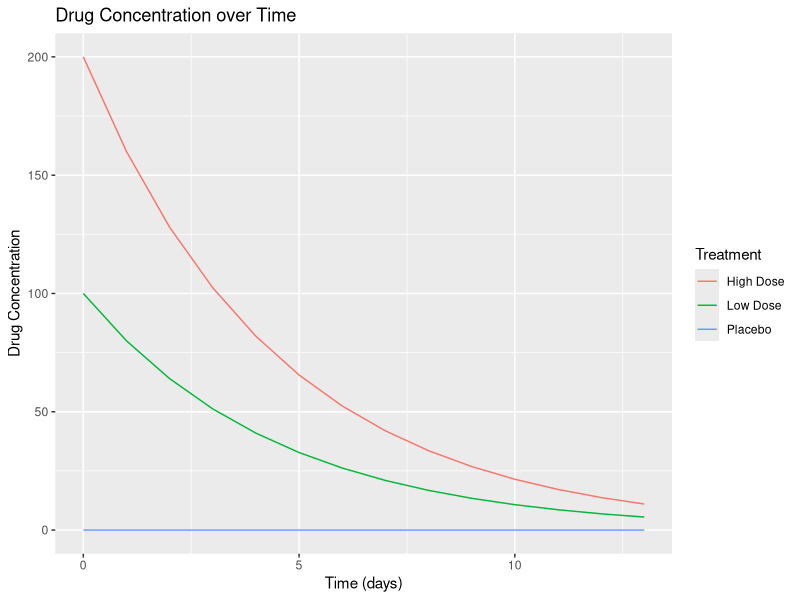
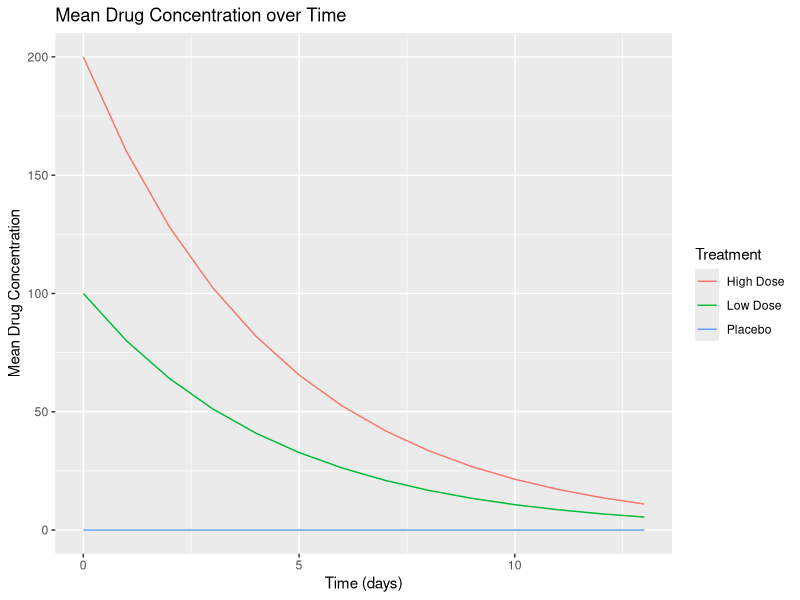

The R script that drew these images, in order:
# Load necessary libraries
library(dplyr) # for data manipulation
library(purrr) # for functional programming
library(ggplot2) # for data visualization

# Set the number of patients
N <- 100

# Create a data frame for patients
set.seed(123) # for reproducibility
patients <- data.frame(
  ID = 1:N, # patient ID
  Age = sample(18:50, N, replace = TRUE), # age
  Treatment = sample(c("Placebo", "Low Dose", "High Dose"), N, replace = TRUE) # treatment group
)

# Function to simulate drug concentration and cholesterol level for each patient
simulate_data <- function(ID, Age, Treatment) {
  data.frame(
    ID = ID,
    Age = Age,
    Treatment = Treatment,
    Time = 0:13, # two weeks of data
    Drug_Concentration = 100 * 0.8^(0:13) * ifelse(Treatment == "Low Dose", 1, ifelse(Treatment == "High Dose", 2, 0)), # drug concentration
    Cholesterol = 200 - 0.5 * 100 * 0.8^(0:13) * ifelse(Treatment == "Low Dose", 1, ifelse(Treatment == "High Dose", 2, 0)) # cholesterol level
  )
}

# Apply the function to each patient
data <- mapply(simulate_data, patients$ID, patients$Age, patients$Treatment, SIMPLIFY = FALSE) %>% 
  bind_rows()

# Print the first few rows of the data
head(data)

# Plot the raw data for drug concentration as a function of time for all patients, stratified by treatment status
ggplot(data, aes(x = Time, y = Drug_Concentration, color = Treatment)) +
  geom_line() +
  labs(title = "Drug Concentration over Time", x = "Time (days)", y = "Drug Concentration")

# Plot the mean drug concentration for each group
data %>%
  group_by(Treatment, Time) %>%
  summarise(Mean_Drug_Concentration = mean(Drug_Concentration)) %>%
  ggplot(aes(x = Time, y = Mean_Drug_Concentration, color = Treatment)) +
  geom_line() +
  labs(title = "Mean Drug Concentration over Time", x = "Time (days)", y = "Mean Drug Concentration")
